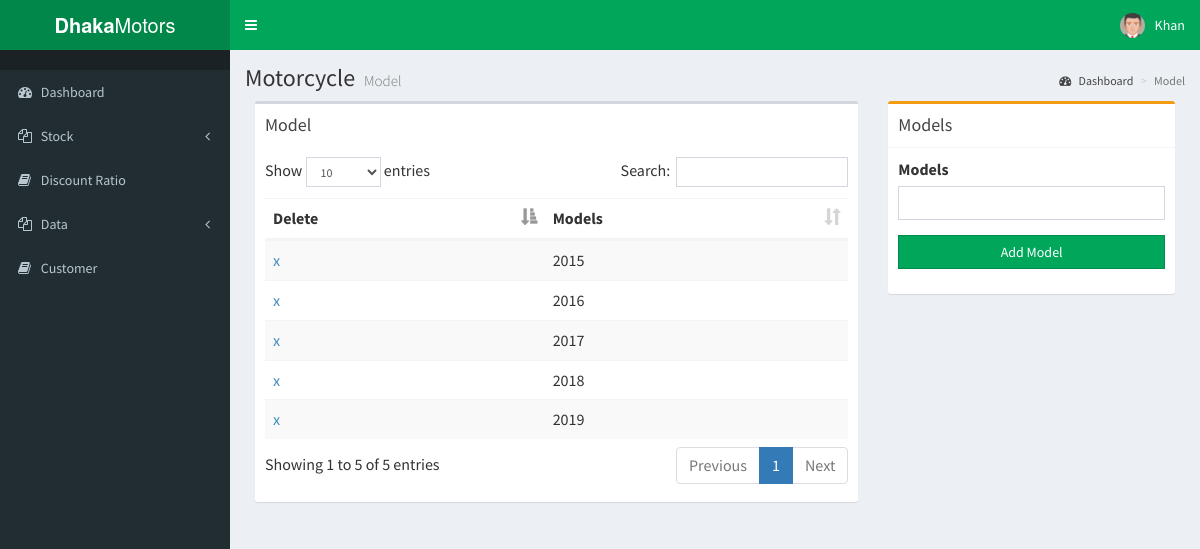
The app's page /pages/Administrator/model.php (signed in) with its own data.
### tables this page shows
CREATE TABLE `motorcycle_model` (
  `ID` int(11) NOT NULL,
  `miModel` varchar(30) NOT NULL
);

### pages/Administrator/model.php (the view, shortened to what this page needs)
<?php
 include 'layout/head.php';
?>
<div class="content-wrapper">
    <section class="content-header">
        <h1>
            Motorcycle
            <small>Model</small>
        </h1>
        <ol class="breadcrumb">
            <li><a href="index.php"><i class="fa fa-dashboard"></i> Dashboard</a></li>
            <li class="active">Model</li>
        </ol>
    </section>
    <section class="content">
        <div class="row">
            <div class="col-xs-8">
                <div class="box">
                    <div class="box-header">
                        <h3 class="box-title">Model</h3>
                    </div>
                    <div class="box-body">
                        <table id="example1" class="table table-striped">
                            <thead>
                                <tr>
                                <tr>
                                    <th>Delete</th>
                                    <th>Models</th>
                                </tr>
                                </tr>
                            </thead>
                            <tbody>
                                <?php
					 $con=mysqli_connect('localhost','root','','dhaka_motors');
						$query="select *
								from Motorcycle_model
								";
						$result=mysqli_query($con,$query);
						if(mysqli_num_rows($result)>0){
							while($row=mysqli_fetch_array($result, MYSQLI_ASSOC)){
								echo "<tr>";
								echo "<td><a onclick='javascript:confirmationDelete($(this));return false;' href='delete_model.php?ID=".$row['ID']."'>x</a></td>";
								echo "<td>".$row['miModel']."</td>";
								echo "</tr>";
							}
						}else{
							echo "No Models Available";
							echo "<br></br>";
						}
					?>
                            </tbody>
                        </table>
                    </div>
                </div>
            </div>
            <div class="col-md-4">
                <div class="box box-warning">
                    <div class="box-header with-border">
                        <h3 class="box-title">Models</h3>
                    </div>
                    <div class="box-body">
                        <form role="form" action="add_model.php" method="POST">
                            <div class="form-group">
                                <label>Models </label>
                                <input type="text" class="form-control " name="models" required>
                            </div>
                            <div class="form-group">
                                <input type="submit" class="btn btn-flat btn-block btn-success"
                                    onclick="return confirm('Are you sure want to add?')" name="add" value="Add Model">
                            </div>
                        </form>
                    </div>
                </div>
            </div>
        </div>
    </section>
</div>
<?php
 include 'layout/foot.php';
?>

### documentation/style.css (style rules this page uses)
.content { font-size: 16px; z-index: 500; }
.content { padding: 10px 25px; }

### records on screen
motorcycle_model: miModel "2015"
motorcycle_model: miModel "2016"
motorcycle_model: miModel "2017"
motorcycle_model: miModel "2018"
motorcycle_model: miModel "2019"

### other values on screen
$_SESSION['userName'] "Khan"
